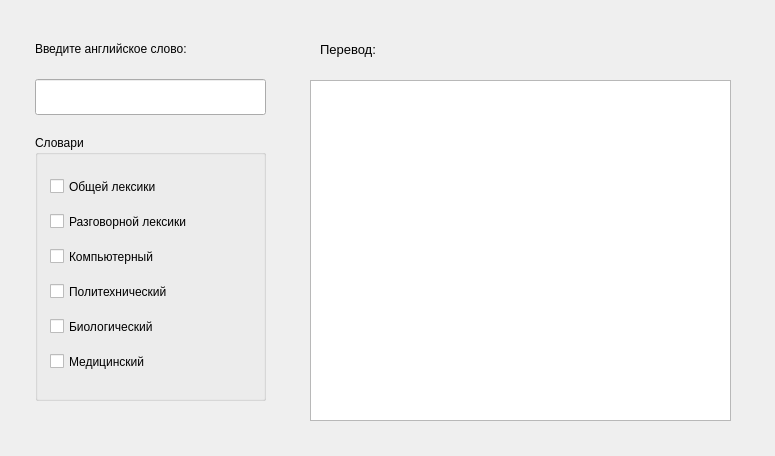
<?xml version="1.0" encoding="UTF-8"?>
<ui version="4.0">
 <class>DictionarysClass</class>
 <widget class="QWidget" name="DictionarysClass">
  <property name="geometry">
   <rect>
    <x>0</x>
    <y>0</y>
    <width>775</width>
    <height>456</height>
   </rect>
  </property>
  <property name="windowTitle">
   <string>Dictionarys</string>
  </property>
  <widget class="QLineEdit" name="lineEdit">
   <property name="geometry">
    <rect>
     <x>35</x>
     <y>79</y>
     <width>231</width>
     <height>36</height>
    </rect>
   </property>
   <property name="font">
    <font>
     <family>Arial</family>
     <pointsize>11</pointsize>
    </font>
   </property>
  </widget>
  <widget class="QTextEdit" name="textEdit">
   <property name="geometry">
    <rect>
     <x>310</x>
     <y>80</y>
     <width>421</width>
     <height>341</height>
    </rect>
   </property>
   <property name="font">
    <font>
     <family>Arial</family>
     <pointsize>11</pointsize>
    </font>
   </property>
   <property name="verticalScrollBarPolicy">
    <enum>Qt::ScrollBarAsNeeded</enum>
   </property>
   <property name="horizontalScrollBarPolicy">
    <enum>Qt::ScrollBarAsNeeded</enum>
   </property>
   <property name="readOnly">
    <bool>true</bool>
   </property>
  </widget>
  <widget class="QLabel" name="label">
   <property name="geometry">
    <rect>
     <x>35</x>
     <y>38</y>
     <width>246</width>
     <height>21</height>
    </rect>
   </property>
   <property name="font">
    <font>
     <family>Arial</family>
     <pointsize>9</pointsize>
    </font>
   </property>
   <property name="text">
    <string>Введите английское слово:</string>
   </property>
  </widget>
  <widget class="QLabel" name="label_2">
   <property name="geometry">
    <rect>
     <x>320</x>
     <y>40</y>
     <width>96</width>
     <height>19</height>
    </rect>
   </property>
   <property name="font">
    <font>
     <family>Arial</family>
     <pointsize>10</pointsize>
    </font>
   </property>
   <property name="text">
    <string>Перевод:</string>
   </property>
  </widget>
  <widget class="QGroupBox" name="groupBox">
   <property name="geometry">
    <rect>
     <x>35</x>
     <y>135</y>
     <width>231</width>
     <height>266</height>
    </rect>
   </property>
   <property name="title">
    <string>Словари</string>
   </property>
   <widget class="QCheckBox" name="checkBox">
    <property name="geometry">
     <rect>
      <x>15</x>
      <y>40</y>
      <width>186</width>
      <height>23</height>
     </rect>
    </property>
    <property name="cursor">
     <cursorShape>PointingHandCursor</cursorShape>
    </property>
    <property name="text">
     <string>Общей лексики</string>
    </property>
    <property name="tristate">
     <bool>true</bool>
    </property>
   </widget>
   <widget class="QCheckBox" name="checkBox_2">
    <property name="geometry">
     <rect>
      <x>15</x>
      <y>110</y>
      <width>191</width>
      <height>23</height>
     </rect>
    </property>
    <property name="text">
     <string>Компьютерный</string>
    </property>
   </widget>
   <widget class="QCheckBox" name="checkBox_3">
    <property name="geometry">
     <rect>
      <x>15</x>
      <y>145</y>
      <width>191</width>
      <height>23</height>
     </rect>
    </property>
    <property name="text">
     <string>Политехнический</string>
    </property>
   </widget>
   <widget class="QCheckBox" name="checkBox_4">
    <property name="geometry">
     <rect>
      <x>15</x>
      <y>180</y>
      <width>186</width>
      <height>23</height>
     </rect>
    </property>
    <property name="text">
     <string>Биологический</string>
    </property>
   </widget>
   <widget class="QCheckBox" name="checkBox_5">
    <property name="geometry">
     <rect>
      <x>15</x>
      <y>75</y>
      <width>191</width>
      <height>23</height>
     </rect>
    </property>
    <property name="text">
     <string>Разговорной лексики</string>
    </property>
   </widget>
   <widget class="QCheckBox" name="checkBox_6">
    <property name="geometry">
     <rect>
      <x>15</x>
      <y>215</y>
      <width>171</width>
      <height>23</height>
     </rect>
    </property>
    <property name="text">
     <string>Медицинский</string>
    </property>
   </widget>
  </widget>
 </widget>
 <layoutdefault spacing="6" margin="11"/>
 <resources>
  <include location="dictionarys.qrc"/>
 </resources>
 <connections>
  <connection>
   <sender>lineEdit</sender>
   <signal>returnPressed()</signal>
   <receiver>DictionarysClass</receiver>
   <slot>translate()</slot>
   <hints>
    <hint type="sourcelabel">
     <x>92</x>
     <y>109</y>
    </hint>
    <hint type="destinationlabel">
     <x>94</x>
     <y>163</y>
    </hint>
   </hints>
  </connection>
 </connections>
 <slots>
  <slot>translate()</slot>
 </slots>
</ui>
